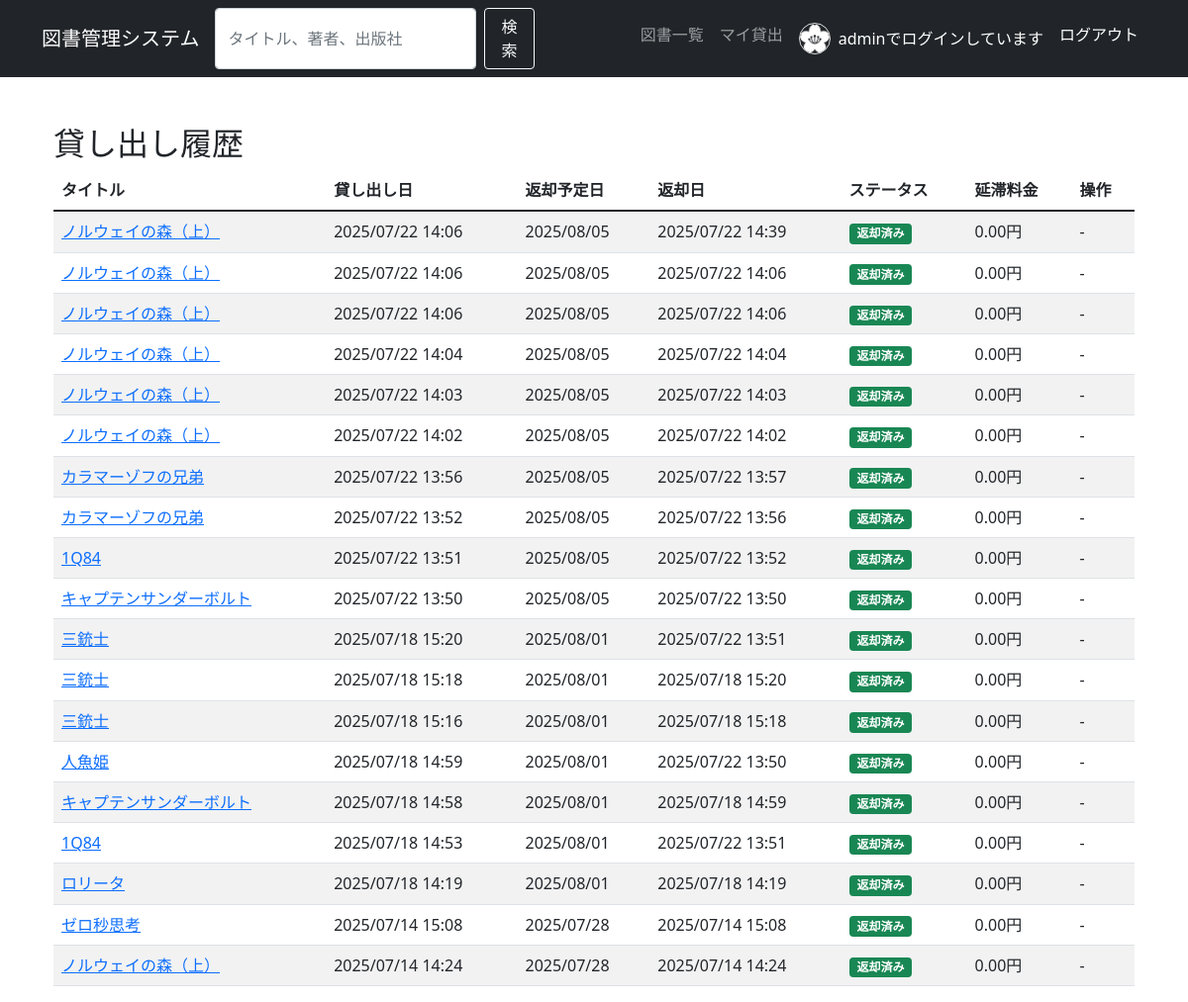
The page /my_rentals/ (signed in) on the database its author committed.
### book_management/models.py (models this page shows, shortened)
class Member(models.Model):
    MEMBERSHIP_TYPE_CHOICES = [
        ('regular', '一般会員'),
        ('student', '学生会員'),
        ('staff', 'スタッフ'),
        ('premium', 'プレミアム会員'),
    ]
    member_id = models.AutoField(primary_key=True)
    user = models.OneToOneField(User, on_delete=models.CASCADE)
    phone_number = models.CharField(
        max_length=15,
        null=True,
        blank=True,
        help_text="電話番号（ハイフンなし）"
    )
    postal_code = models.CharField(
        max_length=8,
        null=True,
        blank=True,
        help_text="郵便番号"
    )
    address = models.TextField(
        null=True,
        blank=True,
        help_text="住所"
    )
    membership_type = models.CharField(
        max_length=20,
        choices=MEMBERSHIP_TYPE_CHOICES,
        default='regular'
    )
    membership_start_date = models.DateField(auto_now_add=True)
    membership_expity_date = models.DateField(null=True, blank=True)
    profile_image = models.ImageField(
        upload_to='member_profiles/',
        null=True,
        blank=True,
        help_text="プロフィール画像"
    )
    is_active = models.BooleanField(default=True)
    created_at = models.DateTimeField(auto_now_add=True)
    updated_at = models.DateTimeField(auto_now=True)

class Rental(models.Model):
    RENTAL_STATUS_CHOICES = [
        ('borrowed', '貸出中'),
        ('returned', '返却済み'),
        ('overdue', '延滞'),
    ]
    rental_id = models.AutoField(primary_key=True)
    book = models.ForeignKey(Book, on_delete=models.CASCADE)
    member = models.ForeignKey(Member, on_delete=models.CASCADE)
    rental_date = models.DateTimeField(auto_now_add=True)
    return_due_date = models.DateField()
    return_date = models.DateTimeField(null=True, blank=True)
    status = models.CharField(max_length=10, choices=RENTAL_STATUS_CHOICES, default='borrowed')
    fine_amount = models.DecimalField(max_digits=6, decimal_places=2, default=0.00)
    notes = models.TextField(null=True, blank=True)
    created_at = models.DateTimeField(auto_now_add=True)
    updated_at = models.DateTimeField(auto_now=True)

class Book(models.Model):
    book_id = models.AutoField(primary_key=True)
    isbn = models.CharField(max_length=13, unique=True, null=True,blank=True,help_text="ISBNコード（重複不可、空白不可）")
    title = models.CharField(max_length=200)
    author = models.CharField(max_length=100)
    publisher = models.CharField(max_length=200)
    publication_date = models.DateField()
    category = models.CharField(max_length=50, null=True, blank=True)
    cover_image = models.ImageField(
        upload_to='book_covers',
        null=True,
        blank=True,
        help_text="図書の表紙画像"
        )
    total_copies = models.PositiveIntegerField(default=1)
    available_copies = models.PositiveIntegerField(default=1)
    description = models.TextField(null=True, blank=True,help_text="図書の概要")
    average_rating = models.DecimalField(
        max_digits=3,
        decimal_places=2,
        default=0.00,
        help_text="平均評価"
    )
    review_count = models.PositiveIntegerField(default=0, help_text="レビュー数")
    created_at = models.DateTimeField(auto_now_add=True)
    updated_at = models.DateTimeField(auto_now=True)

### book_management/views.py (the view)
# urls.py: path('my_rentals/', views.my_rentals, name='my_rentals'),
@login_required
def my_rentals(request):
    try:
        member = Member.objects.get(user=request.user)
        rentals = Rental.objects.filter(member=member).order_by('-rental_date')
        context = {
            'rentals': rentals,
        }
        return render(request, 'book_management/my_rentals.html', context)
    except Member.DoesNotExist:
        messages.error(request, '会員登録が必要です。')
        return redirect('book_management:index') # ここを修正

### templates/book_management/my_rentals.html (shortened to what this page needs)
{% extends "base.html" %}
{% load django_bootstrap5 %}
{% block content %}
<div class="container mt-5">
    <h2 class="md-4">貸し出し履歴</h2>
    {% if rentals %}
        <div class="table-responsive">
            <table class="table table-striped table-hover">
                <thead>
                    <tr>
                        <th>タイトル</th>
                        <th>貸し出し日</th>
                        <th>返却予定日</th>
                        <th>返却日</th>
                        <th>ステータス</th>
                        <th>延滞料金</th>
                        <th>操作</th>
                    </tr>
                </thead>
                <tbody>
                    {% for rental in rentals %}
                    <tr>
                        <td>
                            <a href="{% url 'book_management:book_detail' rental.book.pk %}">
                                {{ rental.book.title }}
                            </a>
                        </td>
                        <td>{{ rental.rental_date|date:"Y/m/d H:i" }}</td>
                        <td>{{ rental.return_due_date|date:"Y/m/d" }}</td>
                        <td>
                            {% if rental.rental_date %}
                                {{ rental.return_date|date:"Y/m/d H:i" }}
                            {% else %}
                                -
                            {% endif %}
                        </td>
                        <td>
                            {% if rental.status == 'borrowed' %}
                                <span class="badge bg-warning">貸出中</span>
                            {% elif rental.status == 'returned' %}
                                <span class="badge bg-success">返却済み</span>
                            {% elif rental.status == 'overdue' %}
                                <span class="badge bg-danger">延滞</span>
                            {% else %}
                                {{ rental.get_status_display }}
                            {% endif %}
                        </td>
                        <td>{{ rental.fine_amount }}円</td>
                        <td>
                            {% if rental.status == 'borrowed' %}
                                <form action="{% url 'book_management:return_book' rental.book.pk %}" method="post" class="d-inline">
                                    {% csrf_token %}
                                    <button type="submit" class="btn btn-success btn-sm">返却する</button>
                                </form>
                            {% else %}
                                -
                            {% endif %}
                        </td>
                    </tr>
                    {% endfor %}
                </tbody>
            </table>
        </div>
    {% else %}
        <div class="alert alert-info" role="alert">
            現在、貸出中の図書はありません。
        </div>
        <a href="{% url 'book_management:book_list' %}" class="btn btn-primary">図書一覧をみる</a>
    {% endif %}
</div>
{% endblock %}

### templates/base.html (shortened to what this page needs)
<!DOCTYPE html>
<html lang="ja">
<head>
    <link href="https://cdn.jsdelivr.net/npm/bootstrap@5.1.3/dist/css/bootstrap.min.css" rel="stylesheet">
</head>
<body>
    <nav class="navbar navbar-expand-lg navbar-dark bg-dark">
        <div class="container">
            <a class="navbar-brand" href="{% url 'book_management:index' %}">図書管理システム</a>
            <form class="d-flex" action="{% url 'book_management:search_books' %}" method="get">
                <input class="form-control me-2" type="search" placeholder="タイトル、著者、出版社" aria-label="Search" name="q" value="{{ request.GET.q|default:'' }}">
                <button class="btn btn-outline-light" type="submit">検索</button>
            </form>
            <div class="navbar-nav ms-auto">
                <a class="nav-link" href="{% url 'book_management:book_list' %}">図書一覧</a>
                {% if user.is_authenticated %}
                    <a class="nav-link" href="{% url 'book_management:my_rentals' %}">マイ貸出</a>
                    <span class="nav-link active d-flex align-items-center">
                        {% if user.member and user.member.profile_image %}
                            <img src="{{ user.member.profile_image.url }}" alt="{{ user.username }}のプロフィール画像" class="profile-icon">
                        {% else %}
                            <img src="/placeholder.svg?height=32&width=32&text=👤" alt="デフォルトアイコン" class="profile-icon">
                        {% endif %}
                        {{ user.username }}でログインしています
                    </span>
                    <a href="{% url 'logout' %}" class="nav-link active">ログアウト</a>
                {% else %}
                    <a href="{% url 'login' %}" class="nav-link active">ログイン</a>
                    <a href="{% url 'accounts:signup' %}" class="nav-link active">新規登録</a>
                {% endif %}
            </div>
        </div>
    </nav>
    <div class="container mt-4">
        {% block content %}
        {% endblock %}
    </div>
</body>
</html>

### templates/base.html (style rules this page uses)
span { color: white; }
.profile-icon { width: 32px; height: 32px; border-radius: 50%; object-fit: cover; margin-right: 8px; border: 1px solid #ddd; }

### rows shown on the page
Rental: book "ノルウェイの森（上）", rental_date "2025/07/22 14:06", return_due_date "2025/08/05", return_date "2025/07/22 14:39", status "返却済み", fine_amount "0.00"
Rental: book "ノルウェイの森（上）", rental_date "2025/07/22 14:06", return_due_date "2025/08/05", return_date "2025/07/22 14:06", status "返却済み", fine_amount "0.00"
Rental: book "ノルウェイの森（上）", rental_date "2025/07/22 14:06", return_due_date "2025/08/05", return_date "2025/07/22 14:06", status "返却済み", fine_amount "0.00"
Rental: book "ノルウェイの森（上）", rental_date "2025/07/22 14:04", return_due_date "2025/08/05", return_date "2025/07/22 14:04", status "返却済み", fine_amount "0.00"
Rental: book "ノルウェイの森（上）", rental_date "2025/07/22 14:03", return_due_date "2025/08/05", return_date "2025/07/22 14:03", status "返却済み", fine_amount "0.00"
Rental: book "ノルウェイの森（上）", rental_date "2025/07/22 14:02", return_due_date "2025/08/05", return_date "2025/07/22 14:02", status "返却済み", fine_amount "0.00"
Rental: book "カラマーゾフの兄弟", rental_date "2025/07/22 13:56", return_due_date "2025/08/05", return_date "2025/07/22 13:57", status "返却済み", fine_amount "0.00"
Rental: book "カラマーゾフの兄弟", rental_date "2025/07/22 13:52", return_due_date "2025/08/05", return_date "2025/07/22 13:56", status "返却済み", fine_amount "0.00"
Rental: book "1Q84", rental_date "2025/07/22 13:51", return_due_date "2025/08/05", return_date "2025/07/22 13:52", status "返却済み", fine_amount "0.00"
Rental: book "キャプテンサンダーボルト", rental_date "2025/07/22 13:50", return_due_date "2025/08/05", return_date "2025/07/22 13:50", status "返却済み", fine_amount "0.00"
Rental: book "三銃士", rental_date "2025/07/18 15:20", return_due_date "2025/08/01", return_date "2025/07/22 13:51", status "返却済み", fine_amount "0.00"
Rental: book "三銃士", rental_date "2025/07/18 15:18", return_due_date "2025/08/01", return_date "2025/07/18 15:20", status "返却済み", fine_amount "0.00"
Rental: book "三銃士", rental_date "2025/07/18 15:16", return_due_date "2025/08/01", return_date "2025/07/18 15:18", status "返却済み", fine_amount "0.00"
Rental: book "人魚姫", rental_date "2025/07/18 14:59", return_due_date "2025/08/01", return_date "2025/07/22 13:50", status "返却済み", fine_amount "0.00"
Rental: book "キャプテンサンダーボルト", rental_date "2025/07/18 14:58", return_due_date "2025/08/01", return_date "2025/07/18 14:59", status "返却済み", fine_amount "0.00"
Rental: book "1Q84", rental_date "2025/07/18 14:53", return_due_date "2025/08/01", return_date "2025/07/22 13:51", status "返却済み", fine_amount "0.00"
Rental: book "ロリータ", rental_date "2025/07/18 14:19", return_due_date "2025/08/01", return_date "2025/07/18 14:19", status "返却済み", fine_amount "0.00"
Rental: book "ゼロ秒思考", rental_date "2025/07/14 15:08", return_due_date "2025/07/28", return_date "2025/07/14 15:08", status "返却済み", fine_amount "0.00"
Rental: book "ノルウェイの森（上）", rental_date "2025/07/14 14:24", return_due_date "2025/07/28", return_date "2025/07/14 14:24", status "返却済み", fine_amount "0.00"

### other values the page prints
{{ user.username }} "admin"
